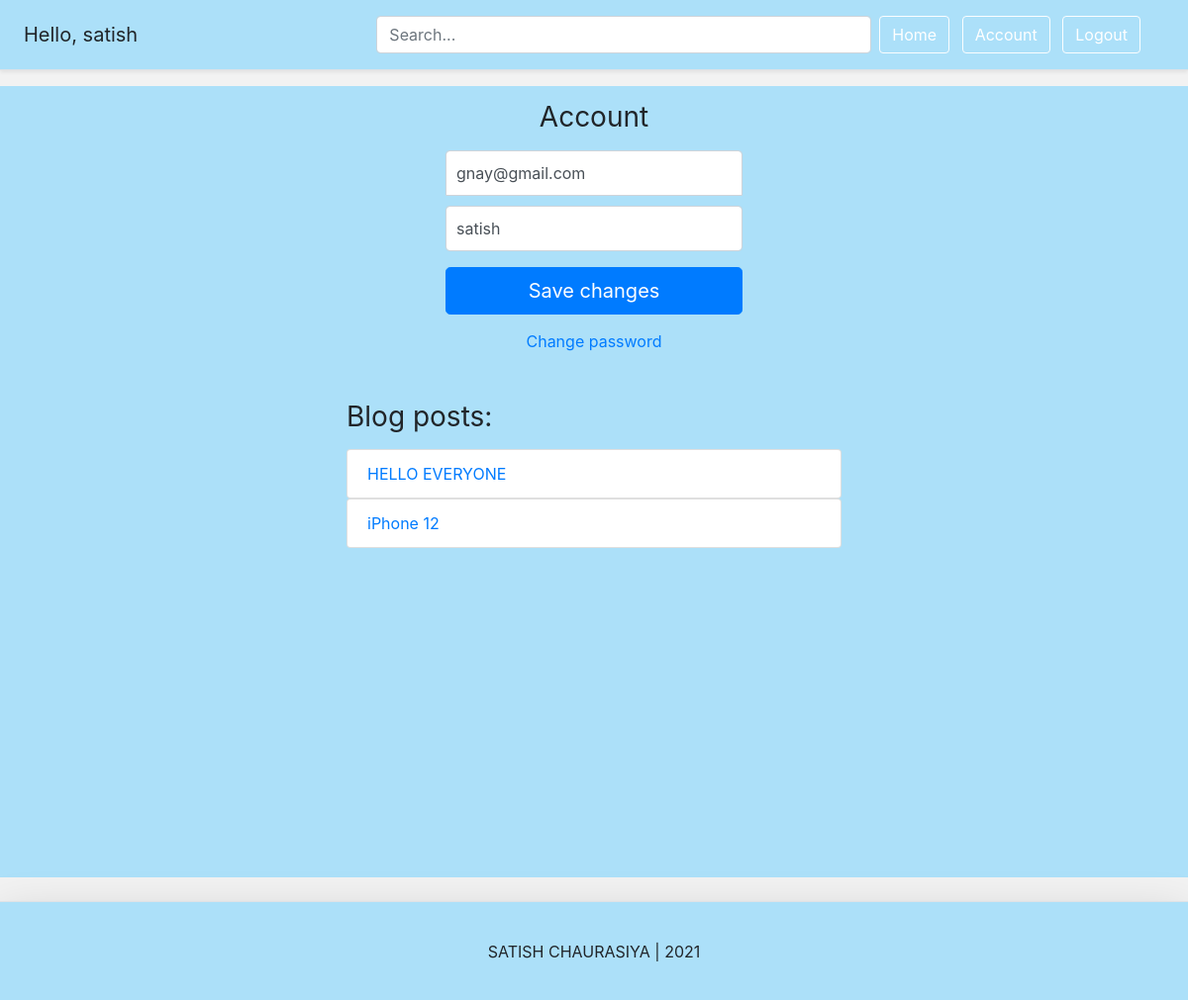
The app's page /account/ (signed in) with its own data.
### account/models.py (models this page shows, shortened)
class Account(AbstractBaseUser):
	email 					= models.EmailField(verbose_name="email", max_length=60, unique=True)
	username 				= models.CharField(max_length=30, unique=True)
	date_joined				= models.DateTimeField(verbose_name='date joined', auto_now_add=True)
	last_login				= models.DateTimeField(verbose_name='last login', auto_now=True)
	is_admin				= models.BooleanField(default=False)
	is_active				= models.BooleanField(default=True)
	is_staff				= models.BooleanField(default=False)
	is_superuser			= models.BooleanField(default=False)
	USERNAME_FIELD = 'email'
	REQUIRED_FIELDS = ['username']
	objects = MyAccountManager()

### blog/models.py (models this page shows)
class BlogPost(models.Model):
	title 					= models.CharField(max_length=50, null=False, blank=False)
	body 					= models.TextField(max_length=5000, null=False, blank=False)
	image		 			= models.ImageField(upload_to=upload_location, null=True, blank=True)
	date_published 			= models.DateTimeField(auto_now_add=True, verbose_name="date published")
	date_updated 			= models.DateTimeField(auto_now=True, verbose_name="date updated")
	author 					= models.ForeignKey(settings.AUTH_USER_MODEL, on_delete=models.CASCADE)
	slug 					= models.SlugField(blank=True, unique=True)
	def __str__(self):
		return self.title

### account/views.py (the view)
# urls.py: path('account/', account_view, name="account"),
def account_view(request):
	if not request.user.is_authenticated:
			return redirect("login")
	context = {}
	if request.POST:
		form = AccountUpdateForm(request.POST, instance=request.user)
		if form.is_valid():
			form.initial = {
					"email": request.POST['email'],
					"username": request.POST['username'],
			}
			form.save()
			context['success_message'] = "Updated"
	else:
		form = AccountUpdateForm(
			initial={
					"email": request.user.email,
					"username": request.user.username,
				}
			)
	context['account_form'] = form
	blog_posts = BlogPost.objects.filter(author=request.user)
	context['blog_posts'] = blog_posts
	return render(request, "account/account.html", context)

### account/forms.py (shortened to what this page needs)
class AccountUpdateForm(forms.ModelForm):
	class Meta:
		model = Account
		fields = ('email', 'username', )

### account/templates/account/account.html (shortened to what this page needs)
{% extends 'base.html' %}
{% block content %}
<form class="form-signin" method="post">{% csrf_token %}
  <h1 class="h3 mb-3 font-weight-normal">Account</h1>
  <input type="email" name="email" id="inputEmail" class="form-control" placeholder="Email address" required autofocus value={{account_form.initial.email}}>
  <input type="text" name="username" id="inputUsername" class="form-control" placeholder="Username" required
  value="{{account_form.initial.username}}">
  <button class="btn btn-lg btn-primary btn-block" type="submit">Save changes</button>
</form>
<div class="d-flex flex-column">
  <a class="m-auto" href="{% url 'password_change' %}">Change password</a>
</div>
<div class="container mt-4 p-4">
  <div class="row">
    <div class="blog-posts">
      <h3 class="mb-3 font-weight-normal">Blog posts:</h3>
      {% if blog_posts %}
        <ul class="list-group">
        {% for post in blog_posts %}
          <a href="{% url 'blog:detail' post.slug %}" style="text-decoration: none;"><li class="list-group-item">{{post}}</li></a>
        {% endfor %}
        </ul>
      {% else %}
        <p>You have no blog posts. Create a post <a href="{% url 'blog:create' %}">here</a>.</p>
      {% endif %}
    </div>
  </div>
</div>
{% endblock content %}

### templates/snippets/header.html (shortened to what this page needs)
<div class="cont">
<div class="d-flex flex-column flex-md-row align-items-center p-3 px-md-4 mb-3  border-bottom shadow-sm">
  <h5 class="my-0 mr-md-auto font-weight-normal">
  	{% if request.user.is_authenticated %}
  		<p class="m-auto">Hello, {{request.user.username}}</p>
  	{% endif %}
  </h5>
  <div class="search-bar mr-2">
  	<form method="get">
  		<input class="form-control"  type="text" name="q" id="id_q" placeholder="Search...">
  	</form>
  </div>
  <nav class="my-2 my-md-0 mr-md-3">
  	{% if request.user.is_authenticated %}
	  	<a class="btn btn-outline-info mr-2" href="{% url 'home' %}">Home</a>
	    <a class="btn btn-outline-info mr-2" href="{% url 'account' %}">Account</a>
	    <a class="btn btn-outline-info mr-2" href="{% url 'logout' %}">Logout</a>
	{% else %}
		<a class="btn btn-outline-info mr-2" href="{% url 'home' %}">Home</a>
	    <a class="btn btn-outline-info mr-2" href="{% url 'login' %}">Login</a>
	    <a class="btn btn-outline-info" href="{% url 'register' %}">Register</a>
	{% endif %}
  </nav>
</div>
</div>

### templates/snippets/base_css.html (style rules this page uses)
body { background-color: #f2f2f2; }

### templates/snippets/header.html (style rules this page uses)
@media (min-width: 768px) { html { font-size: 16px; } }
.search-bar { max-width: 500px; width: 100%; }
form { width: 100%; }
.btn-outline-info { color: #ffffff; border-color: #fbfeff; }
.cont { background: #ace0f9; }

### account/templates/account/account.html (style rules this page uses)
.form-signin { width: 100%; max-width: 330px; padding: 15px; margin: auto; }
.form-signin .form-control { position: relative; box-sizing: border-box; height: auto; padding: 10px; font-size: 16px; }
.form-signin input[type="email"] { margin-bottom: 10px; border-bottom-right-radius: 0; border-bottom-left-radius: 0; }
.h3 { text-align: center; }
.blog-posts { max-width: 500px; width: 100%; margin: auto; }
* { background-color: #ace0f9; }

### records on screen
Account: user.username "satish", email "gnay@gmail.com", username "satish"
BlogPost: title "HELLO EVERYONE"
BlogPost: title "iPhone 12"
